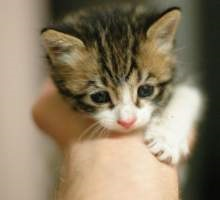
#> input picture images/1.jpg, 220 x 200 px
$ python -i stegos.py   (imports and definitions only)
#> lines starting #> are read from the running program, lines starting #| are printed output that depends on the picture
def stego(color_image_path):
    import cv2
    #import matplotlib.pyplot as plt
    import pywt
    # Function to hide a grayscale image within a color image
    def hide_grayscale_in_color(color_image_path, grayscale_image_path, output_image_path):
        # Load the color image and grayscale image
#> called with color_image_path = 'images/1.jpg', grayscale_image_path = 'share2.png', output_image_path = 'stegoimg.png'
        color_image = cv2.imread(color_image_path)
#> color_image is the input picture: shape (200, 220, 3); mean B, G, R 101.3, 125.8, 140.4
        # titles = ['Approximation', ' Horizontal detail',
        #           'Vertical detail', 'Diagonal detail']
        b, g, r = cv2.split(color_image)
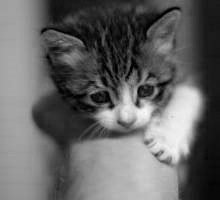
#> b: shape (200, 220); min 0, max 249, mean 101.3
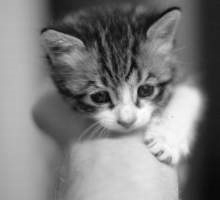
#> g: shape (200, 220); min 0, max 255, mean 125.8
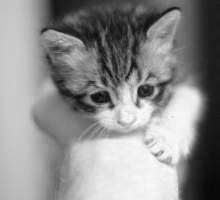
#> r: shape (200, 220); min 4, max 255, mean 140.4
        coeffs_b = pywt.dwt2(b, 'haar')
        coeffs_g = pywt.dwt2(g, 'haar')
        coeffs_r = pywt.dwt2(r, 'haar')
        (LL_b, (LH_b, HL_b, HH_b)) = coeffs_b
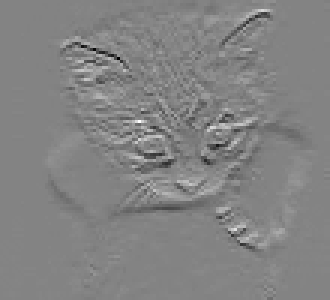
#> LH_b: shape (100, 110) float64 (shown 3 times larger); min -74, max 69, mean -0.2; drawn with min black and max white
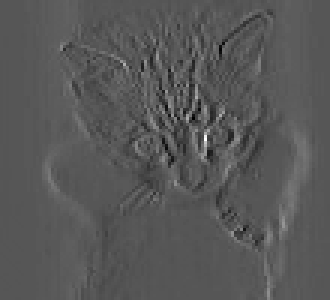
#> HL_b: shape (100, 110) float64 (shown 3 times larger); min -58, max 112, mean 0.8; drawn with min black and max white
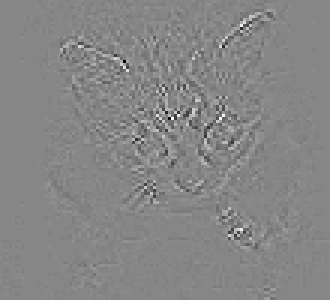
#> HH_b: shape (100, 110) float64 (shown 3 times larger); min -20, max 18, mean 0.00436; drawn with min black and max white
        (LL_g, (LH_g, HL_g, HH_g)) = coeffs_g
        (LL_r, (LH_r, HL_r, HH_r)) = coeffs_r
        # [10 lines of commented-out code are left out]
        grayscale_image = cv2.imread(grayscale_image_path, cv2.IMREAD_GRAYSCALE)
        # Check if images have the same dimensions
#> (the run stopped early here; a loop or call above may not have finished)

$ run again, on images/2.jpg
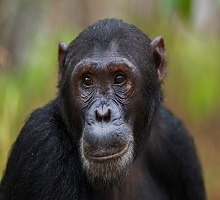
#> input picture images/2.jpg, 220 x 200 px
#> in hide_grayscale_in_color, color_image is the input picture: shape (200, 220, 3); mean B, G, R 65.8, 84.9, 87.3
#> in hide_grayscale_in_color, `(LL_b, (LH_b, HL_b, HH_b)) = coeffs_b`:
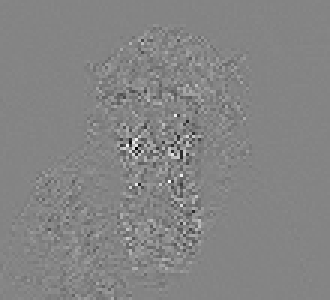
#> HH_b: shape (100, 110) float64 (shown 3 times larger); min -90.5, max 83.5, mean 0.1; drawn with min black and max white
#> in hide_grayscale_in_color, `(LL_r, (LH_r, HL_r, HH_r)) = coeffs_r`:
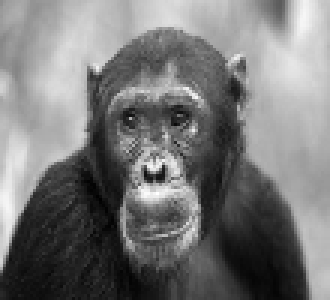
#> LL_r: shape (100, 110) float64 (shown 3 times larger); min 0.5, max 371.5, mean 174.6; drawn with min black and max white

$ run again, on images/3.jpg
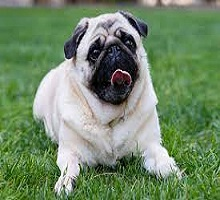
#> input picture images/3.jpg, 220 x 200 px
#> in hide_grayscale_in_color, color_image is the input picture: shape (200, 220, 3); mean B, G, R 105.1, 138, 114.1
#> in hide_grayscale_in_color, `(LL_g, (LH_g, HL_g, HH_g)) = coeffs_g`:
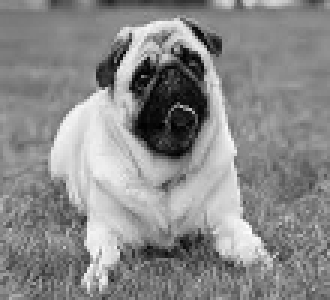
#> LL_g: shape (100, 110) float64 (shown 3 times larger); min 1, max 508.5, mean 276; drawn with min black and max white
#> in hide_grayscale_in_color, `(LL_r, (LH_r, HL_r, HH_r)) = coeffs_r`:
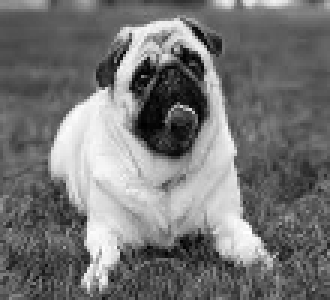
#> LL_r: shape (100, 110) float64 (shown 3 times larger); min 1, max 495, mean 228.2; drawn with min black and max white

$ run again, on images/4.jpg
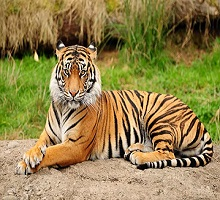
#> input picture images/4.jpg, 220 x 200 px
#> in hide_grayscale_in_color, color_image is the input picture: shape (200, 220, 3); mean B, G, R 78.1, 130.4, 146.6
#> in hide_grayscale_in_color, `(LL_g, (LH_g, HL_g, HH_g)) = coeffs_g`:
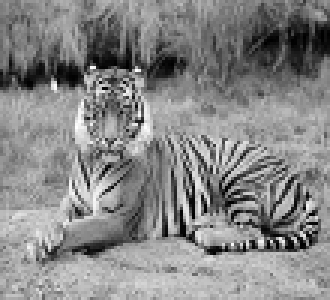
#> LL_g: shape (100, 110) float64 (shown 3 times larger); min 0, max 493.5, mean 260.7; drawn with min black and max white
#> in hide_grayscale_in_color, `(LL_r, (LH_r, HL_r, HH_r)) = coeffs_r`:
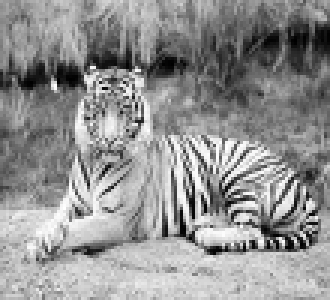
#> LL_r: shape (100, 110) float64 (shown 3 times larger); min 2, max 510, mean 293.1; drawn with min black and max white
